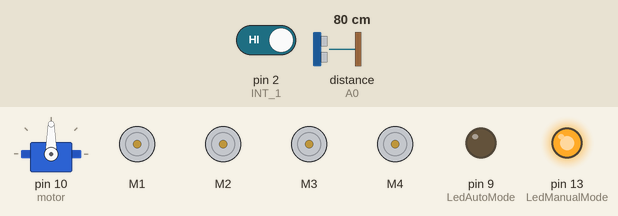
Recording of a sketch running on a simulated Arduino Uno, built with avr-gcc and run on an emulated ATmega328P. Shown: servo, 4 × DC motor (green arrow = forward, orange = backward, longer = faster), output pins drawn as LEDs (lit = HIGH). The inputs (shaded band) are chosen by the test bench; at power-on: pin 2 (INT_1) HIGH, distance to the obstacle (sensor on A0) 80 cm. The echo pulse lasts 58.3 µs per cm; pins used as bus, display or sensor lines are not drawn.

Above: at 1.2 s.
1.3 s: pin 2 (INT_1) driven LOW
At 1.83 s:
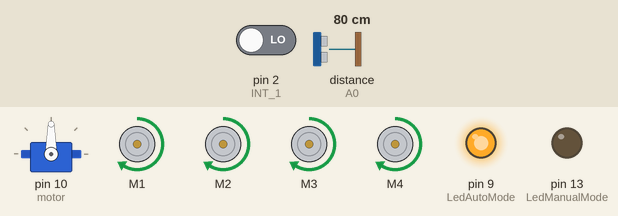
4.3 s: distance to the obstacle (sensor on A0) set to 13 cm
7.3 s: distance to the obstacle (sensor on A0) set to 10 cm
At 8.1 s:
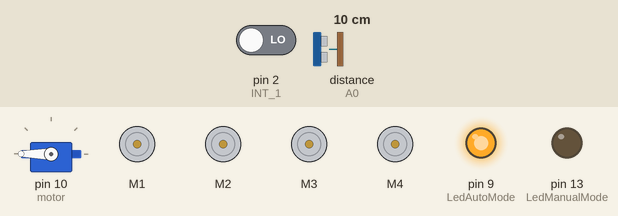
10.3 s: distance to the obstacle (sensor on A0) set to 18 cm
At 11.4 s:
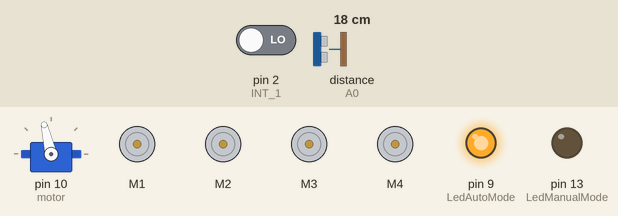
13.3 s: distance to the obstacle (sensor on A0) set to 2 cm
At 15.4 s:
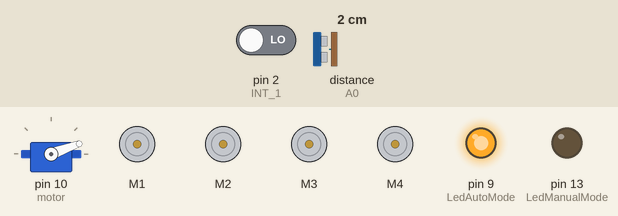
16.3 s: distance to the obstacle (sensor on A0) set to 35 cm
At 18.62 s:
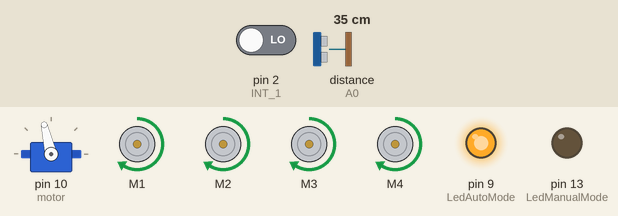
Timing chart, 0 to 20.1 s (numbered marks = the images above; inputs shaded):
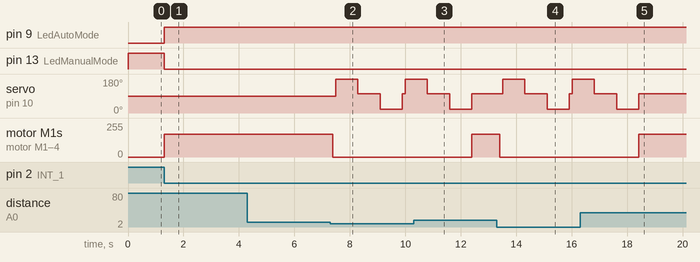

The sketch:

ProyekAkhir.ino
```cpp
#include <Servo.h>
#include <AFMotor.h>

#define Echo A0
#define Trig A1
#define motor 10
#define INT_1 2
#define Speed 170
#define spoint 103
#define LedManualMode 13
#define LedAutoMode 9

char value;
int distance;
int Left;
int Right;
int L = 0;
int R = 0;
int L1 = 0;
int R1 = 0;
int ManualMode = 1;
int AutoMode = 0;

Servo servo;
AF_DCMotor M1(1);
AF_DCMotor M2(2);
AF_DCMotor M3(3);
AF_DCMotor M4(4);

void setup() {
  // put your setup code here, to run once:
  Serial.begin(9600);
  pinMode(Trig, OUTPUT);
  pinMode(Echo, INPUT);
  pinMode(INT_1, INPUT);
  pinMode(LedManualMode, OUTPUT);
  pinMode(LedAutoMode, OUTPUT);
  servo.attach(motor);
  attachInterrupt(digitalPinToInterrupt(INT_1), SensorSentuh1, FALLING);
  M1.setSpeed(Speed);
  M2.setSpeed(Speed);
  M3.setSpeed(Speed);
  M4.setSpeed(Speed);

}

// function gerakan maju
void maju(){
  M1.run(FORWARD);
  M2.run(FORWARD);
  M3.run(FORWARD);
  M4.run(FORWARD);
  }

// function gerakan mundur
void mundur(){
  M1.run(BACKWARD);
  M2.run(BACKWARD);
  M3.run(BACKWARD);
  M4.run(BACKWARD);
  }

// function gerakan belok kanan
void kanan(){
  M1.run(BACKWARD);
  M2.run(BACKWARD);
  M3.run(FORWARD);
  M4.run(FORWARD);
  }

// function gerakan belok kiri
void kiri(){
  M1.run(FORWARD);
  M2.run(FORWARD);
  M3.run(BACKWARD);
  M4.run(BACKWARD);
  }

// function untuk berhenti
void berhenti() {
  M1.run(RELEASE);
  M2.run(RELEASE);
  M3.run(RELEASE);
  M4.run(RELEASE);
}

// function untuk Ultrasonik
int ultrasonic() {
  digitalWrite(Trig, LOW);
  delayMicroseconds(4);
  digitalWrite(Trig, HIGH);
  delayMicroseconds(10);
  digitalWrite(Trig, LOW);
  long t = pulseIn(Echo, HIGH);
  int distance = t * 0.034 / 2;
  return distance;
}

// function untuk gerakan Ultrasonik
int tengokKanan() {
  digitalWrite(LedManualMode, LOW);
  digitalWrite(LedAutoMode, HIGH);
  servo.write(20);
  delay(800);
  Left = ultrasonic();
  return Left;
  }

int tengokKiri(){
  digitalWrite(LedManualMode, LOW);
  digitalWrite(LedAutoMode, HIGH);
  servo.write(180);
  delay(800);
  Right = ultrasonic();
  return Right;
}

// function mode manual mobil
void ModeManual(){
  if (Serial.available()>0){
    value = Serial.read();
    Serial.println(value);
    }
  if (value == 'F') {
    maju();
    }
  else if (value == 'L'){
    kiri();
    }
  else if (value == 'B'){
    mundur();
    }
  else if (value == 'R'){
    kanan();
    }
  else if (value == 'S'){
    berhenti();
    }
  }

// funtion mode auto mobil
void ModeAuto(){
  distance = ultrasonic();

  if (distance > 10 && distance < 50){
    maju ();
    delay(200);
    berhenti();
  }
  else if (distance <= 10) {
    berhenti();
    delay(100);
    L = tengokKiri();
    servo.write(spoint);
    delay(800);
    R = tengokKanan();
    servo.write(spoint);
     if (L<R){
      kanan();
      delay(500);
      berhenti();
      delay(200);
      }
    else if(L>R){
      kiri();
      delay(500);
      berhenti();
      delay(200);
      }
    }
    else {
      maju();
      delay(100);
      berhenti();
      }
  }

// function untuk Interrupt
void SensorSentuh1(){
  ManualMode = ManualMode^1;
  AutoMode = AutoMode^1;
  }


// Program utama
void loop() {
  // put your main code here, to run repeatedly:
  if (ManualMode == 1 && AutoMode == 0){
    digitalWrite(LedManualMode, HIGH);
    digitalWrite(LedAutoMode, LOW);
    ModeManual();
    }
  else if(ManualMode == 0 && AutoMode == 1){
    digitalWrite(LedManualMode, LOW);
    digitalWrite(LedAutoMode, HIGH);
    ModeAuto();
    }
}
```

Measured:
- the behaviour switches between 12 and 11 cm on distance to the obstacle (sensor on A0) (found by bisection; images 1 and 2)
- after the input at 1.3 s, pin 9 (LedAutoMode): LOW → HIGH at once; pin 13 (LedManualMode): HIGH → LOW at once; motor M1–4: stopped → forward 170/255 at once
- after the input at 7.3 s, servo on pin 10 (motor): 90° → 180° after 0.19 s, → 103° 0.80 s later, → 20° 0.80 s later, → 103° 0.80 s later, … (5 changes in this stretch); motor M1–4: forward 170/255 → stopped after 0.09 s
- after the input at 10.3 s, servo on pin 10 (motor): goes on until 12.4 s, then stays 103°; motor M1–4: stopped → forward 170/255 after 2.1 s
- after the input at 13.3 s, servo on pin 10 (motor): 103° → 180° after 0.21 s, → 103° 0.80 s later, → 20° 0.80 s later, → 103° 0.80 s later, … (5 changes in this stretch); motor M1–4: forward 170/255 → stopped after 0.11 s
- after the input at 16.3 s, servo on pin 10 (motor): goes on until 18.4 s, then stays 103°; motor M1–4: stopped → forward 170/255 after 2.1 s
